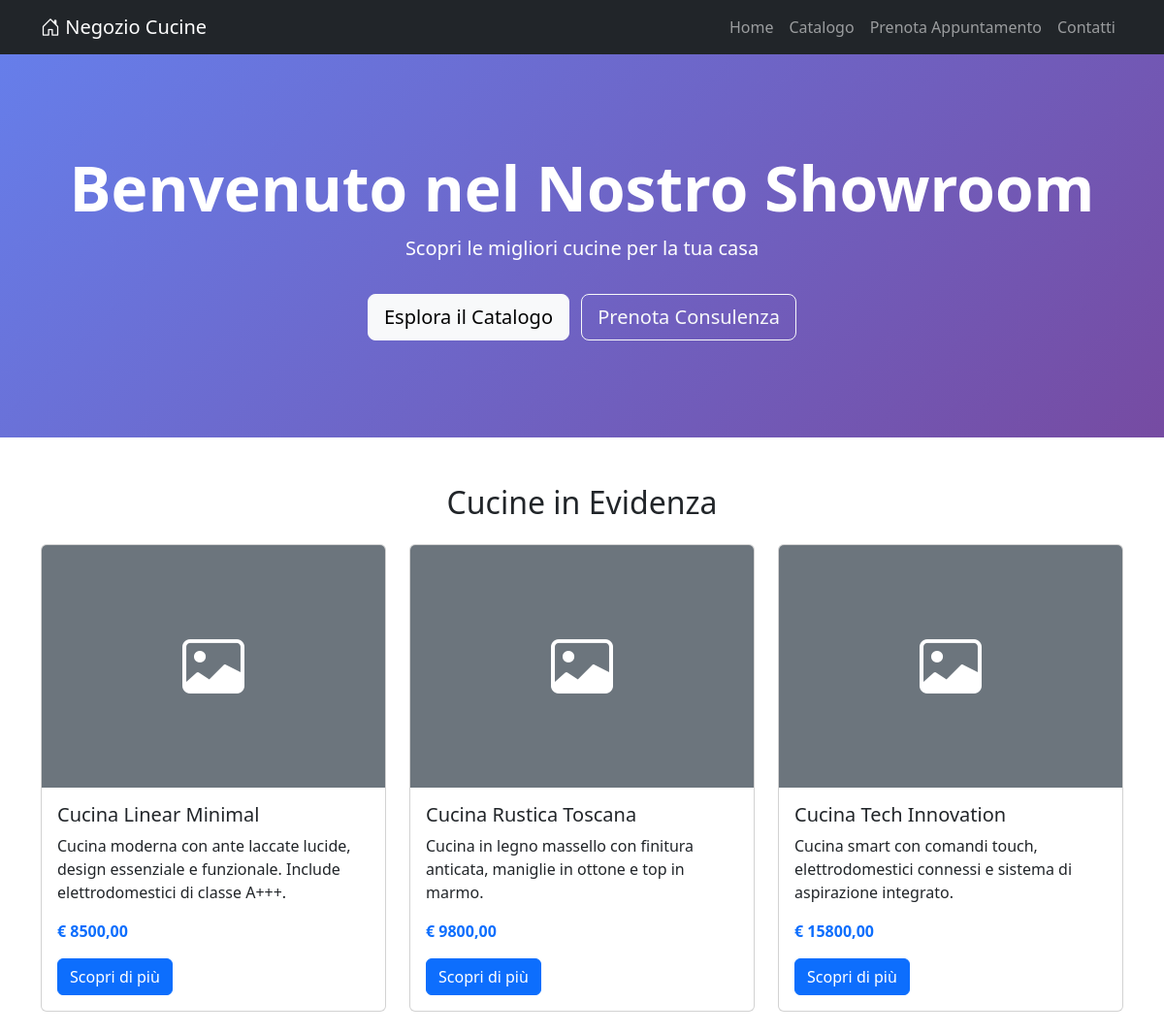
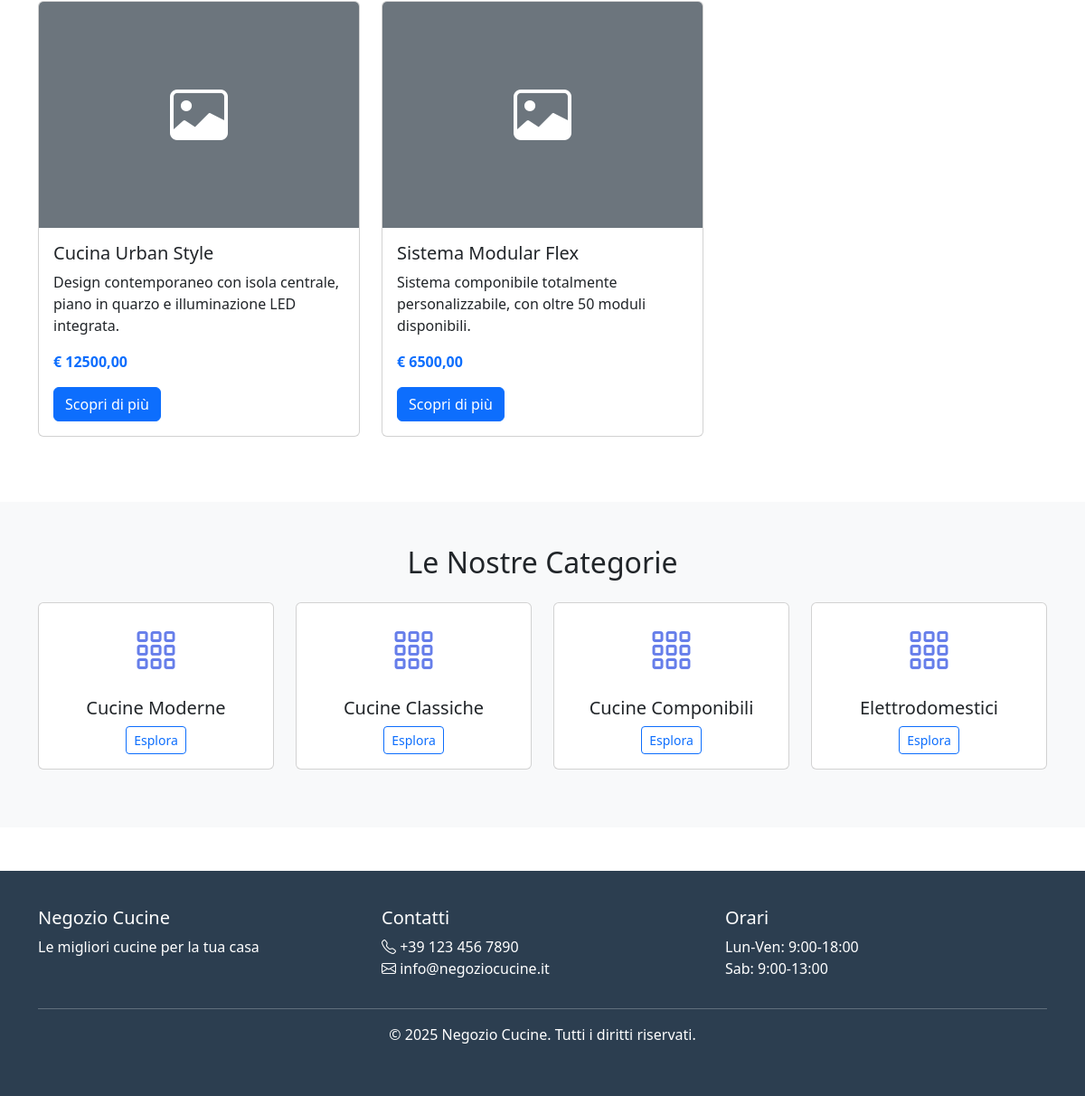
The page / on the database its author committed (2 pictures, top to bottom).
### prodotti/models.py (models this page shows, shortened)
class Prodotto(models.Model):
    categoria = models.ForeignKey(
        Categoria,
        on_delete=models.CASCADE,
        related_name='prodotti',
        verbose_name="Categoria"
    )
    nome = models.CharField(max_length=200, verbose_name="Nome Prodotto")
    slug = models.SlugField(max_length=220, unique=True, blank=True)
    descrizione = models.TextField(verbose_name="Descrizione")
    specifiche_tecniche = models.TextField(blank=True, verbose_name="Specifiche Tecniche")
    prezzo_base = models.DecimalField(
        max_digits=10,
        decimal_places=2,
        verbose_name="Prezzo Base (€)"
    )
    disponibile = models.BooleanField(default=True, verbose_name="Disponibile")
    in_evidenza = models.BooleanField(default=False, verbose_name="In Evidenza")
    data_creazione = models.DateTimeField(auto_now_add=True)
    data_aggiornamento = models.DateTimeField(auto_now=True)
    class Meta:
        verbose_name = "Prodotto"
        verbose_name_plural = "Prodotti"
        ordering = ['-in_evidenza', 'nome']
    def get_immagine_principale(self):
        immagine = self.immagini.first()
        return immagine.file_immagine.url if immagine else None

class Categoria(models.Model):
    nome = models.CharField(max_length=100, verbose_name="Nome Categoria")
    slug = models.SlugField(max_length=120, unique=True, blank=True)
    descrizione = models.TextField(blank=True, verbose_name="Descrizione")
    ordine = models.IntegerField(default=0, verbose_name="Ordine di visualizzazione")
    class Meta:
        verbose_name = "Categoria"
        verbose_name_plural = "Categorie"
        ordering = ['ordine', 'nome']

### prodotti/views.py (the view)
# urls.py: path('', views.homepage, name='homepage'),
def homepage(request):
    prodotti_evidenza = Prodotto.objects.filter(
        in_evidenza=True,
        disponibile=True
    )[:6]
    categorie = Categoria.objects.all()[:4]
    context = {
        'prodotti_evidenza': prodotti_evidenza,
        'categorie': categorie,
    }
    return render(request, 'prodotti/homepage.html', context)

### templates/prodotti/homepage.html
{% extends 'base.html' %}
{% load static %}
{% block content %}
<div class="hero-section text-center">
    <div class="container">
        <h1 class="display-3 fw-bold">Benvenuto nel Nostro Showroom</h1>
        <p class="lead">Scopri le migliori cucine per la tua casa</p>
        <a href="{% url 'prodotti:catalogo' %}" class="btn btn-light btn-lg mt-3">
            Esplora il Catalogo
        </a>
        <a href="{% url 'clienti:prenota' %}" class="btn btn-outline-light btn-lg mt-3 ms-2">
            Prenota Consulenza
        </a>
    </div>
</div>
<div class="container my-5">
    <h2 class="text-center mb-4">Cucine in Evidenza</h2>
    <div class="row">
        {% for prodotto in prodotti_evidenza %}
        <div class="col-md-4 mb-4">
            <div class="card card-prodotto h-100">
                {% if prodotto.get_immagine_principale %}
                    <img src="{{ prodotto.get_immagine_principale }}" class="card-img-top" alt="{{ prodotto.nome }}" style="height: 250px; object-fit: cover;">
                {% else %}
                    <div class="card-img-top bg-secondary d-flex align-items-center justify-content-center" style="height: 250px;">
                        <i class="bi bi-image" style="font-size: 4rem; color: white;"></i>
                    </div>
                {% endif %}
                <div class="card-body">
                    <h5 class="card-title">{{ prodotto.nome }}</h5>
                    <p class="card-text">{{ prodotto.descrizione|truncatewords:15 }}</p>
                    <p class="fw-bold text-primary">€ {{ prodotto.prezzo_base }}</p>
                    <a href="{% url 'prodotti:dettaglio' prodotto.slug %}" class="btn btn-primary">
                        Scopri di più
                    </a>
                </div>
            </div>
        </div>
        {% empty %}
        <div class="col-12 text-center">
            <p>Nessun prodotto in evidenza al momento.</p>
        </div>
        {% endfor %}
    </div>
</div>
<div class="bg-light py-5">
    <div class="container">
        <h2 class="text-center mb-4">Le Nostre Categorie</h2>
        <div class="row">
            {% for categoria in categorie %}
            <div class="col-md-3 mb-3">
                <div class="card text-center">
                    <div class="card-body">
                        <i class="bi bi-grid-3x3-gap" style="font-size: 3rem; color: #667eea;"></i>
                        <h5 class="card-title mt-3">{{ categoria.nome }}</h5>
                        <a href="{% url 'prodotti:catalogo' %}?categoria={{ categoria.slug }}" class="btn btn-sm btn-outline-primary">
                            Esplora
                        </a>
                    </div>
                </div>
            </div>
            {% endfor %}
        </div>
    </div>
</div>
{% endblock %}

### templates/base.html (shortened to what this page needs)
{% load static %}
<!DOCTYPE html>
<html lang="it">
<head>
    <link href="https://cdn.jsdelivr.net/npm/bootstrap@5.3.0/dist/css/bootstrap.min.css" rel="stylesheet">
    <link rel="stylesheet" href="https://cdn.jsdelivr.net/npm/bootstrap-icons@1.10.0/font/bootstrap-icons.css">
</head>
<body>
    <nav class="navbar navbar-expand-lg navbar-dark bg-dark">
        <div class="container">
            <a class="navbar-brand" href="{% url 'prodotti:homepage' %}">
                <i class="bi bi-house-door"></i> Negozio Cucine
            </a>
            <div class="collapse navbar-collapse" id="navbarNav">
                <ul class="navbar-nav ms-auto">
                    <li class="nav-item">
                        <a class="nav-link" href="{% url 'prodotti:homepage' %}">Home</a>
                    </li>
                    <li class="nav-item">
                        <a class="nav-link" href="{% url 'prodotti:catalogo' %}">Catalogo</a>
                    </li>
                    <li class="nav-item">
                        <a class="nav-link" href="{% url 'clienti:prenota' %}">Prenota Appuntamento</a>
                    </li>
                    <li class="nav-item">
                        <a class="nav-link" href="#">Contatti</a>
                    </li>
                </ul>
            </div>
        </div>
    </nav>
    {% block content %}{% endblock %}
    <footer class="mt-5">
        <div class="container">
            <div class="row">
                <div class="col-md-4">
                    <h5>Negozio Cucine</h5>
                    <p>Le migliori cucine per la tua casa</p>
                </div>
                <div class="col-md-4">
                    <h5>Contatti</h5>
                    <p>
                        <i class="bi bi-telephone"></i> +39 123 456 7890<br>
                        <i class="bi bi-envelope"></i> info@negoziocucine.it
                    </p>
                </div>
                <div class="col-md-4">
                    <h5>Orari</h5>
                    <p>Lun-Ven: 9:00-18:00<br>Sab: 9:00-13:00</p>
                </div>
            </div>
            <hr>
            <p class="text-center">&copy; 2025 Negozio Cucine. Tutti i diritti riservati.</p>
        </div>
    </footer>
</body>
</html>

### templates/base.html (style rules this page uses)
.hero-section { background: linear-gradient(135deg, #667eea 0%, #764ba2 100%); color: white; padding: 100px 0; }
.card-prodotto { transition: transform 0.3s; }
footer { background-color: #2c3e50; color: white; padding: 40px 0; }

### rows shown on the page
Prodotto: nome "Cucina Linear Minimal", descrizione "Cucina moderna con ante laccate lucide, design essenziale e funzionale. Include elettrodomestici di classe A+++.", prezzo_base "8500,00"
Prodotto: nome "Cucina Rustica Toscana", descrizione "Cucina in legno massello con finitura anticata, maniglie in ottone e top in marmo.", prezzo_base "9800,00"
Prodotto: nome "Cucina Tech Innovation", descrizione "Cucina smart con comandi touch, elettrodomestici connessi e sistema di aspirazione integrato.", prezzo_base "15800,00"
Prodotto: nome "Cucina Urban Style", descrizione "Design contemporaneo con isola centrale, piano in quarzo e illuminazione LED integrata.", prezzo_base "12500,00"
Prodotto: nome "Sistema Modular Flex", descrizione "Sistema componibile totalmente personalizzabile, con oltre 50 moduli disponibili.", prezzo_base "6500,00"
Categoria: nome "Cucine Moderne"
Categoria: nome "Cucine Classiche"
Categoria: nome "Cucine Componibili"
Categoria: nome "Elettrodomestici"
